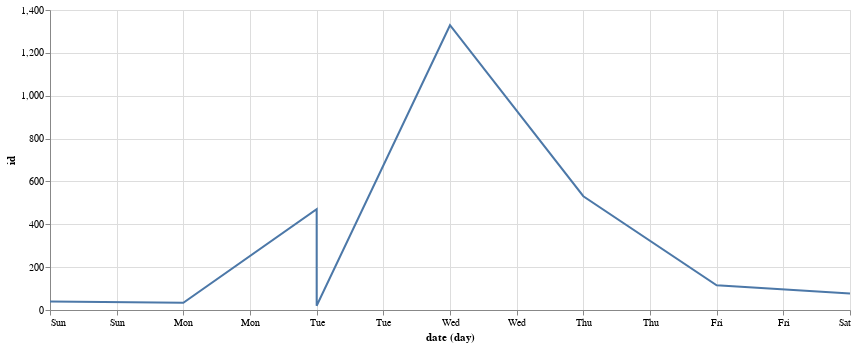

Notebook code cell kept with this figure:
### Markdown cell above
## Mentions After He Died

We can look at what users were tweeting about him most in the week after he died on September 6, 2016.

### Code cell
died = df.query('date >= "2016-09-06" and date <= "2016-09-13"')
died = died.resample('1D').count()
chart = altair.Chart(died.reset_index(), width=800, title='')
chart = chart.mark_line().encode(x='day(date):T', y='id:Q')
chart

### Figure 1 — Vega-Lite specification as saved in the notebook (floating-point values rounded to 4 significant figures)
{"config": {"view": {"continuousWidth": 400, "continuousHeight": 300}}, "data": {"name": "data-0e3a9f7ae4753246359bed915e8aee80"}, "mark": "line", "encoding": {"x": {"type": "temporal", "field": "date", "timeUnit": "day"}, "y": {"type": "quantitative", "field": "id"}}, "title": "", "width": 800, "$schema": "https://vega.github.io/schema/vega-lite/v4.0.2.json", "datasets": {"data-0e3a9f7ae4753246359bed915e8aee80": [{"date": "2016-09-06T00:00:00", "id": 471, "conversation_id": 471, "created_at": 471, "time": 471, "timezone": 471, "user_id": 471, "username": 471, "name": 471, "place": 0, "tweet": 471, "mentions": 471, "urls": 471, "photos": 471, "replies_count": 471, "retweets_count": 471, "likes_count": 471, "hashtags": 471, "cashtags": 471, "link": 471, "retweet": 471, "quote_url": 31, "video": 471, "near": 0, "geo": 0, "source": 0, "user_rt_id": 0, "user_rt": 0, "retweet_id": 0, "reply_to": 471, "retweet_date": 0, "translate": 0, "trans_src": 0, "trans_dest": 0}, {"date": "2016-09-07T00:00:00", "id": 1329, "conversation_id": 1329, "created_at": 1329, "time": 1329, "timezone": 1329, "user_id": 1329, "username": 1329, "name": 1329, "place": 0, "tweet": 1329, "mentions": 1329, "urls": 1329, "photos": 1329, "replies_count": 1329, "retweets_count": 1329, "likes_count": 1329, "hashtags": 1329, "cashtags": 1329, "link": 1329, "retweet": 1329, "quote_url": 87, "video": 1329, "near": 0, "geo": 0, "source": 0, "user_rt_id": 0, "user_rt": 0, "retweet_id": 0, "reply_to": 1329, "retweet_date": 0, "translate": 0, "trans_src": 0, "trans_dest": 0}, {"date": "2016-09-08T00:00:00", "id": 531, "conversation_id": 531, "created_at": 531, "time": 531, "timezone": 531, "user_id": 531, "username": 531, "name": 531, "place": 0, "tweet": 531, "mentions": 531, "urls": 531, "photos": 531, "replies_count": 531, "retweets_count": 531, "likes_count": 531, "hashtags": 531, "cashtags": 531, "link": 531, "retweet": 531, "quote_url": 20, "video": 531, "near": 0, "geo": 0, "source": 0, "user_rt_id": 0, "user_rt": 0, "retweet_id": 0, "reply_to": 531, "retweet_date": 0, "translate": 0, "trans_src": 0, "trans_dest": 0}, {"date": "2016-09-09T00:00:00", "id": 115, "conversation_id": 115, "created_at": 115, "time": 115, "timezone": 115, "user_id": 115, "username": 115, "name": 115, "place": 0, "tweet": 115, "mentions": 115, "urls": 115, "photos": 115, "replies_count": 115, "retweets_count": 115, "likes_count": 115, "hashtags": 115, "cashtags": 115, "link": 115, "retweet": 115, "quote_url": 4, "video": 115, "near": 0, "geo": 0, "source": 0, "user_rt_id": 0, "user_rt": 0, "retweet_id": 0, "reply_to": 115, "retweet_date": 0, "translate": 0, "trans_src": 0, "trans_dest": 0}, {"date": "2016-09-10T00:00:00", "id": 77, "conversation_id": 77, "created_at": 77, "time": 77, "timezone": 77, "user_id": 77, "username": 77, "name": 77, "place": 0, "tweet": 77, "mentions": 77, "urls": 77, "photos": 77, "replies_count": 77, "retweets_count": 77, "likes_count": 77, "hashtags": 77, "cashtags": 77, "link": 77, "retweet": 77, "quote_url": 4, "video": 77, "near": 0, "geo": 0, "source": 0, "user_rt_id": 0, "user_rt": 0, "retweet_id": 0, "reply_to": 77, "retweet_date": 0, "translate": 0, "trans_src": 0, "trans_dest": 0}, {"date": "2016-09-11T00:00:00", "id": 40, "conversation_id": 40, "created_at": 40, "time": 40, "timezone": 40, "user_id": 40, "username": 40, "name": 40, "place": 0, "tweet": 40, "mentions": 40, "urls": 40, "photos": 40, "replies_count": 40, "retweets_count": 40, "likes_count": 40, "hashtags": 40, "cashtags": 40, "link": 40, "retweet": 40, "quote_url": 1, "video": 40, "near": 0, "geo": 0, "source": 0, "user_rt_id": 0, "user_rt": 0, "retweet_id": 0, "reply_to": 40, "retweet_date": 0, "translate": 0, "trans_src": 0, "trans_dest": 0}, {"date": "2016-09-12T00:00:00", "id": 34, "conversation_id": 34, "created_at": 34, "time": 34, "timezone": 34, "user_id": 34, "username": 34, "name": 34, "place": 0, "tweet": 34, "mentions": 34, "urls": 34, "photos": 34, "replies_count": 34, "retweets_count": 34, "likes_count": 34, "hashtags": 34, "cashtags": 34, "link": 34, "retweet": 34, "quote_url": 1, "video": 34, "near": 0, "geo": 0, "source": 0, "user_rt_id": 0, "user_rt": 0, "retweet_id": 0, "reply_to": 34, "retweet_date": 0, "translate": 0, "trans_src": 0, "trans_dest": 0}, {"date": "2016-09-13T00:00:00", "id": 20, "conversation_id": 20, "created_at": 20, "time": 20, "timezone": 20, "user_id": 20, "username": 20, "name": 20, "place": 0, "tweet": 20, "mentions": 20, "urls": 20, "photos": 20, "replies_count": 20, "retweets_count": 20, "likes_count": 20, "hashtags": 20, "cashtags": 20, "link": 20, "retweet": 20, "quote_url": 2, "video": 20, "near": 0, "geo": 0, "source": 0, "user_rt_id": 0, "user_rt": 0, "retweet_id": 0, "reply_to": 20, "retweet_date": 0, "translate": 0, "trans_src": 0, "trans_dest": 0}]}}
